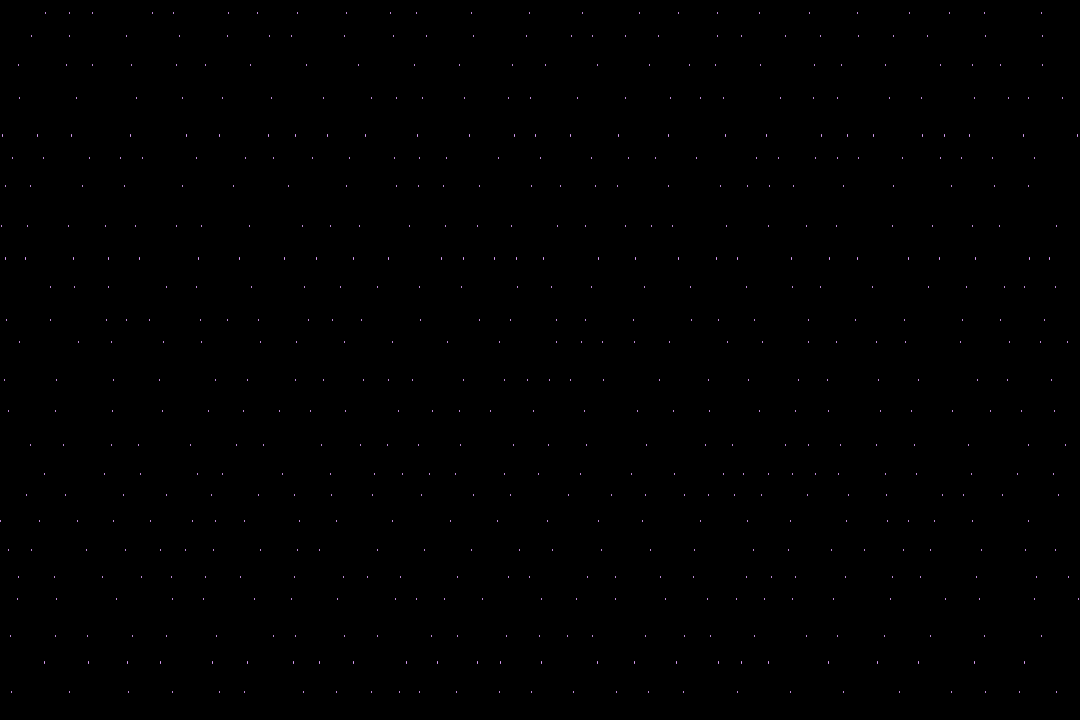
Frame 1 (no input)
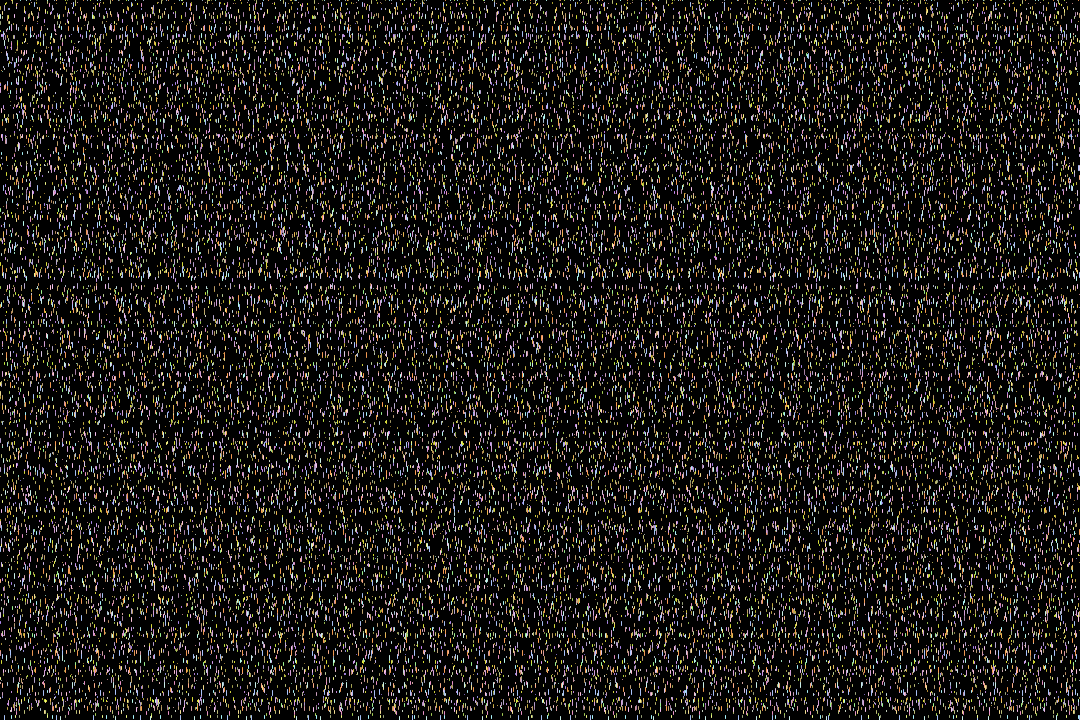
Frame 60 (the mouse pressed at the canvas centre just before this capture)
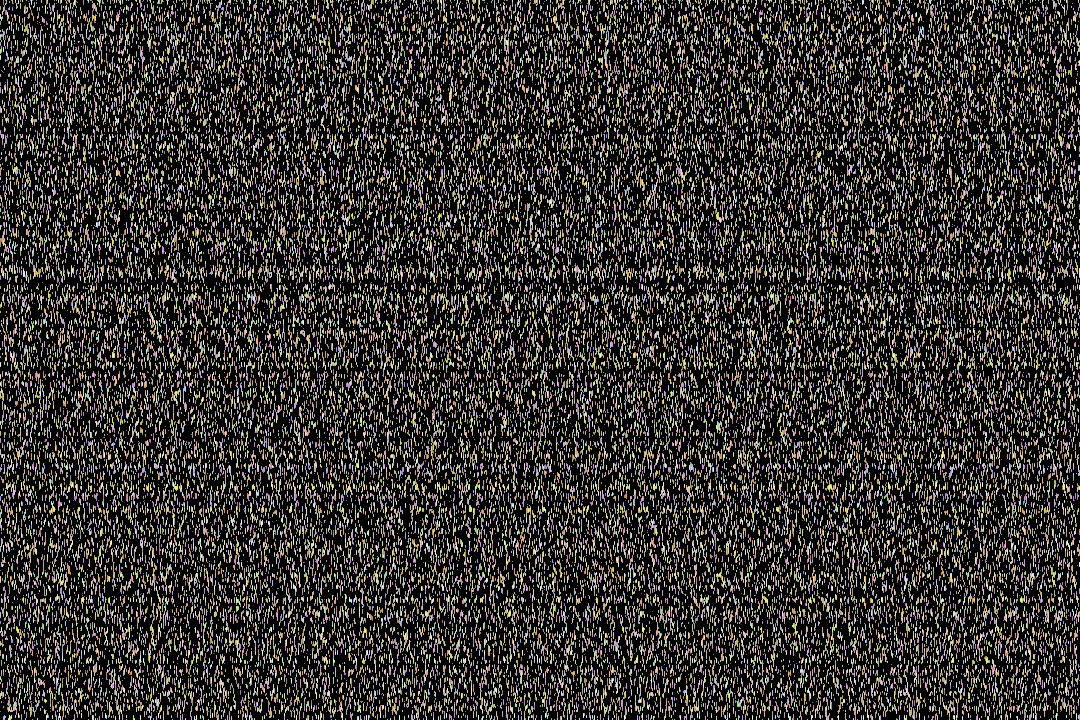
Frame 120 (the mouse held since frame 60 and released just before this capture)

The Processing sketch that drew these frames (run headless with seeded random() and noise(); from frame 60 on, the mouse is pressed at the canvas centre):

// Processing sketch: Rain_Sketch
// ── Rain_Sketch.pde
void setup(){
   size(1080, 720);
   background(0);
   frameRate(30);
};

void draw(){
  Rain();
  
};
void Rain(){
  int radius =150; 
//Define local variables
int diameter = radius*2;
int colr = floor(random(150, 255));
int colg = floor(random(125, 255));
int colb = floor(random(50, 255));
float lineLength = 0.0;
lineLength = random(0, 5);

//generate random color for stroke
stroke(colr, colg, colb);
//ellipse(x, y, diameter); REFERENCE FOR CIRCLE BOUNDS THAT CONTAIN THE RAIN
//TRANSLATE TO INPUT ORIGIN

//FOR LOOPs to create grid of lines
  for(float i = -height; i < height; i += random(20, 40)){
    for(float x =  -width; x <  width; x += random(20, 60)){
      //Create distance variable to create boundaris
      //Draw line inside of circle bound
      line(x, i, x, i + lineLength);
         
      
    }
    //set in motion
    i += random(0, 2);
   
  }
}
